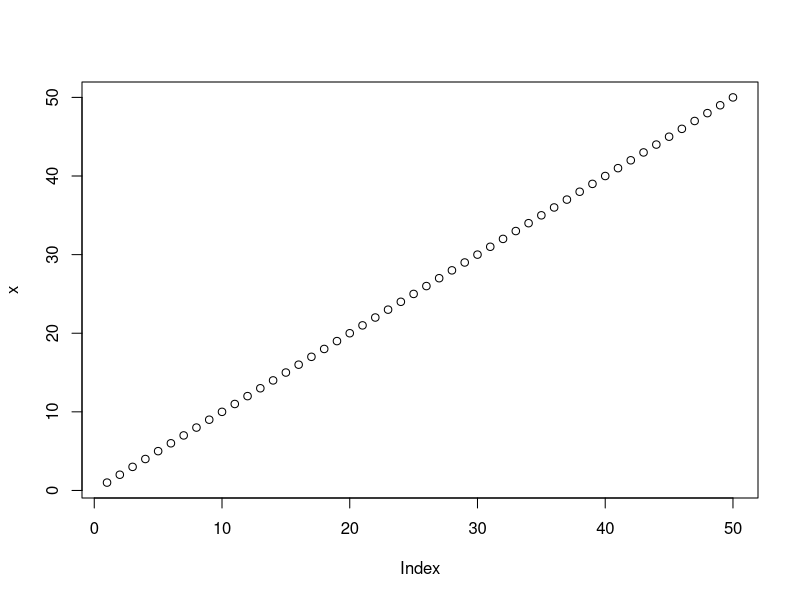
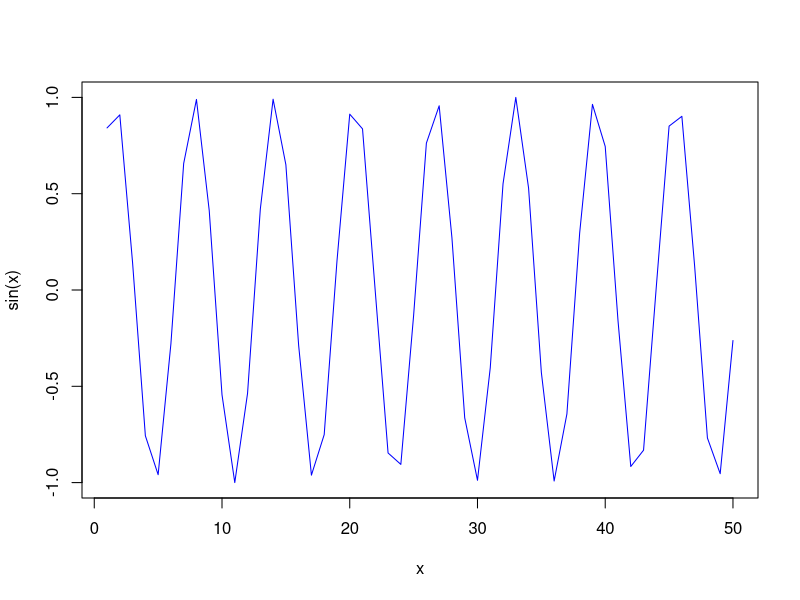
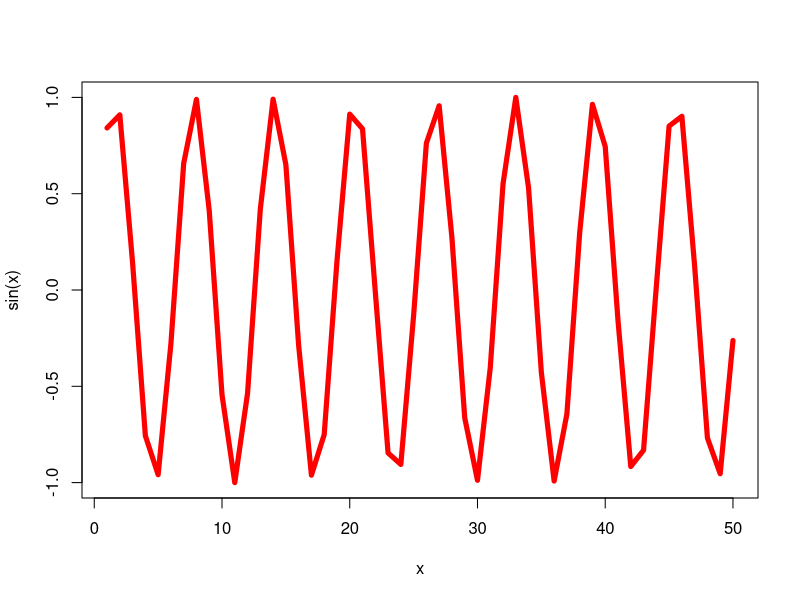

The R script that drew these images, in order:
# 10/11/24 Intro to R
x <- 1:50
plot(x)

plot(x, sin(x), type="l", col="blue")
plot(x, sin(x), type="l", col="red", lwd=5)
